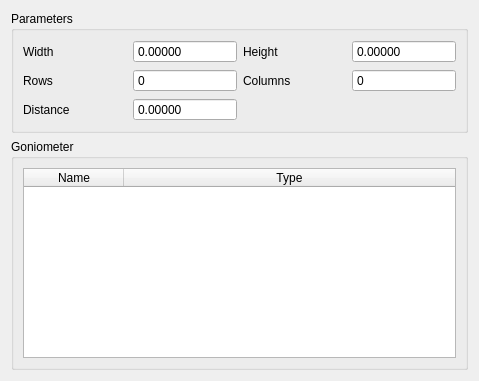
<?xml version="1.0" encoding="UTF-8"?>
<ui version="4.0">
 <class>DetectorPropertyWidget</class>
 <widget class="QWidget" name="DetectorPropertyWidget">
  <property name="geometry">
   <rect>
    <x>0</x>
    <y>0</y>
    <width>479</width>
    <height>381</height>
   </rect>
  </property>
  <property name="windowTitle">
   <string>Form</string>
  </property>
  <layout class="QVBoxLayout" name="verticalLayout_2">
   <item>
    <widget class="QGroupBox" name="groupBox_2">
     <property name="title">
      <string>Parameters</string>
     </property>
     <layout class="QGridLayout" name="gridLayout_2">
      <item row="0" column="0">
       <layout class="QGridLayout" name="gridLayout">
        <item row="0" column="2">
         <widget class="QLabel" name="label_3">
          <property name="text">
           <string>Height</string>
          </property>
         </widget>
        </item>
        <item row="0" column="1">
         <widget class="QDoubleSpinBox" name="width">
          <property name="readOnly">
           <bool>true</bool>
          </property>
          <property name="buttonSymbols">
           <enum>QAbstractSpinBox::NoButtons</enum>
          </property>
          <property name="decimals">
           <number>5</number>
          </property>
          <property name="maximum">
           <double>10000.000000000000000</double>
          </property>
         </widget>
        </item>
        <item row="1" column="0">
         <widget class="QLabel" name="label_5">
          <property name="text">
           <string>Rows</string>
          </property>
         </widget>
        </item>
        <item row="1" column="1">
         <widget class="QSpinBox" name="rows">
          <property name="readOnly">
           <bool>true</bool>
          </property>
          <property name="buttonSymbols">
           <enum>QAbstractSpinBox::NoButtons</enum>
          </property>
          <property name="maximum">
           <number>100000</number>
          </property>
         </widget>
        </item>
        <item row="0" column="3">
         <widget class="QDoubleSpinBox" name="height">
          <property name="readOnly">
           <bool>true</bool>
          </property>
          <property name="buttonSymbols">
           <enum>QAbstractSpinBox::NoButtons</enum>
          </property>
          <property name="decimals">
           <number>5</number>
          </property>
          <property name="maximum">
           <double>10000.000000000000000</double>
          </property>
         </widget>
        </item>
        <item row="2" column="0">
         <widget class="QLabel" name="label_7">
          <property name="text">
           <string>Distance</string>
          </property>
         </widget>
        </item>
        <item row="2" column="1">
         <widget class="QDoubleSpinBox" name="sample_to_detector_distance">
          <property name="readOnly">
           <bool>true</bool>
          </property>
          <property name="buttonSymbols">
           <enum>QAbstractSpinBox::NoButtons</enum>
          </property>
          <property name="decimals">
           <number>5</number>
          </property>
          <property name="minimum">
           <double>0.000000000000000</double>
          </property>
         </widget>
        </item>
        <item row="1" column="3">
         <widget class="QSpinBox" name="columns">
          <property name="readOnly">
           <bool>true</bool>
          </property>
          <property name="buttonSymbols">
           <enum>QAbstractSpinBox::NoButtons</enum>
          </property>
          <property name="maximum">
           <number>100000</number>
          </property>
         </widget>
        </item>
        <item row="0" column="0">
         <widget class="QLabel" name="label_2">
          <property name="text">
           <string>Width</string>
          </property>
         </widget>
        </item>
        <item row="1" column="2">
         <widget class="QLabel" name="label_4">
          <property name="text">
           <string>Columns</string>
          </property>
         </widget>
        </item>
       </layout>
      </item>
     </layout>
    </widget>
   </item>
   <item>
    <widget class="QGroupBox" name="groupBox">
     <property name="title">
      <string>Goniometer</string>
     </property>
     <layout class="QVBoxLayout" name="verticalLayout">
      <item>
       <widget class="QTableWidget" name="axes">
        <attribute name="horizontalHeaderStretchLastSection">
         <bool>true</bool>
        </attribute>
        <column>
         <property name="text">
          <string>Name</string>
         </property>
        </column>
        <column>
         <property name="text">
          <string>Type</string>
         </property>
        </column>
       </widget>
      </item>
     </layout>
    </widget>
   </item>
  </layout>
 </widget>
 <resources/>
 <connections/>
</ui>
